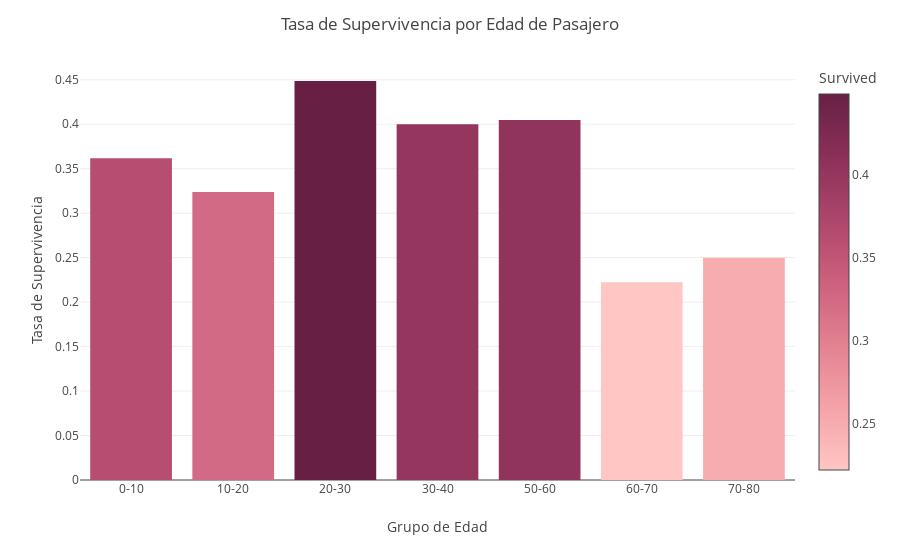

The notebook cell saved with this chart:
### Markdown cell above
#### Hubo algún grupo de edades con mayor probabilidades de sobrevivir?

### Code cell
bins = [10, 20, 30, 40, 50, 60, 70, 80]
labels = ['0-10', '10-20', '20-30', '30-40', '50-60', '60-70', '70-80']
df['Grupo de Edad'] = pd.cut(df['Age'], bins=bins, labels=labels)
survival_by_age_group = df.groupby('Grupo de Edad')['Survived'].mean().reset_index()

fig = px.bar(
    survival_by_age_group,
    x='Grupo de Edad',
    y='Survived',
    color='Survived',
    color_continuous_scale='burg')

fig.update_layout(
    title='Tasa de Supervivencia por Edad de Pasajero',
    xaxis_title='Grupo de Edad',
    yaxis_title='Tasa de Supervivencia')

fig.show()

### Figure 1 — Plotly figure (JSON) as saved in the notebook; plotly's stock layout.template omitted (floating-point values rounded to 4 significant figures)
{"data": [{"alignmentgroup": "True", "hovertemplate": "Grupo de Edad=%{x}<br>Survived=%{marker.color}<extra></extra>", "legendgroup": "", "marker": {"color": [0.3617, 0.3239, 0.4486, 0.4, 0.4048, 0.2222, 0.25], "coloraxis": "coloraxis", "pattern": {"shape": ""}}, "name": "", "offsetgroup": "", "orientation": "v", "showlegend": false, "textposition": "auto", "type": "bar", "x": ["0-10", "10-20", "20-30", "30-40", "50-60", "60-70", "70-80"], "xaxis": "x", "y": [0.3617, 0.3239, 0.4486, 0.4, 0.4048, 0.2222, 0.25], "yaxis": "y"}], "layout": {"barmode": "relative", "coloraxis": {"colorbar": {"title": {"text": "Survived"}}, "colorscale": [[0, "rgb(255, 198, 196)"], [0.1667, "rgb(244, 163, 168)"], [0.3333, "rgb(227, 129, 145)"], [0.5, "rgb(204, 96, 125)"], [0.6667, "rgb(173, 70, 108)"], [0.8333, "rgb(139, 48, 88)"], [1, "rgb(103, 32, 68)"]]}, "legend": {"tracegroupgap": 0}, "margin": {"t": 60}, "title": {"text": "Tasa de Supervivencia por Edad de Pasajero"}, "xaxis": {"anchor": "y", "domain": [0, 1], "title": {"text": "Grupo de Edad"}}, "yaxis": {"anchor": "x", "domain": [0, 1], "title": {"text": "Tasa de Supervivencia"}}}}
